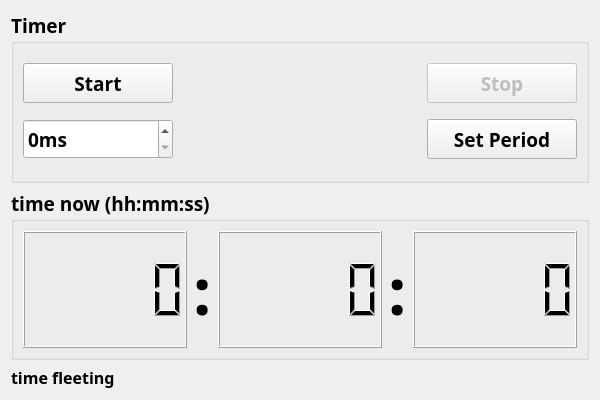
<?xml version="1.0" encoding="UTF-8"?>
<ui version="4.0">
 <class>Timer</class>
 <widget class="QWidget" name="Timer">
  <property name="geometry">
   <rect>
    <x>0</x>
    <y>0</y>
    <width>600</width>
    <height>400</height>
   </rect>
  </property>
  <property name="minimumSize">
   <size>
    <width>600</width>
    <height>400</height>
   </size>
  </property>
  <property name="maximumSize">
   <size>
    <width>600</width>
    <height>400</height>
   </size>
  </property>
  <property name="windowTitle">
   <string>Form</string>
  </property>
  <layout class="QVBoxLayout" name="verticalLayout" stretch="1,1,0">
   <item>
    <widget class="QGroupBox" name="groupBox">
     <property name="font">
      <font>
       <family>Arial Black</family>
       <pointsize>14</pointsize>
       <weight>75</weight>
       <bold>true</bold>
      </font>
     </property>
     <property name="title">
      <string>Timer</string>
     </property>
     <layout class="QGridLayout" name="gridLayout">
      <item row="0" column="1">
       <widget class="QPushButton" name="btnStart">
        <property name="minimumSize">
         <size>
          <width>150</width>
          <height>40</height>
         </size>
        </property>
        <property name="text">
         <string>Start</string>
        </property>
       </widget>
      </item>
      <item row="1" column="1">
       <widget class="QSpinBox" name="spinBox">
        <property name="minimumSize">
         <size>
          <width>0</width>
          <height>40</height>
         </size>
        </property>
        <property name="wrapping">
         <bool>false</bool>
        </property>
        <property name="frame">
         <bool>true</bool>
        </property>
        <property name="specialValueText">
         <string/>
        </property>
        <property name="accelerated">
         <bool>true</bool>
        </property>
        <property name="suffix">
         <string>ms</string>
        </property>
        <property name="minimum">
         <number>0</number>
        </property>
        <property name="maximum">
         <number>9999</number>
        </property>
        <property name="value">
         <number>0</number>
        </property>
       </widget>
      </item>
      <item row="0" column="3">
       <widget class="QPushButton" name="btnStop">
        <property name="enabled">
         <bool>false</bool>
        </property>
        <property name="minimumSize">
         <size>
          <width>150</width>
          <height>40</height>
         </size>
        </property>
        <property name="text">
         <string>Stop</string>
        </property>
       </widget>
      </item>
      <item row="1" column="3">
       <widget class="QPushButton" name="btnSetPeriod">
        <property name="minimumSize">
         <size>
          <width>0</width>
          <height>40</height>
         </size>
        </property>
        <property name="text">
         <string>Set Period</string>
        </property>
       </widget>
      </item>
      <item row="0" column="2">
       <spacer name="horizontalSpacer">
        <property name="orientation">
         <enum>Qt::Horizontal</enum>
        </property>
        <property name="sizeHint" stdset="0">
         <size>
          <width>40</width>
          <height>20</height>
         </size>
        </property>
       </spacer>
      </item>
     </layout>
    </widget>
   </item>
   <item>
    <widget class="QGroupBox" name="groupBox_2">
     <property name="font">
      <font>
       <family>Arial Black</family>
       <pointsize>14</pointsize>
       <weight>75</weight>
       <bold>true</bold>
      </font>
     </property>
     <property name="title">
      <string>time now (hh:mm:ss)</string>
     </property>
     <property name="checkable">
      <bool>false</bool>
     </property>
     <layout class="QHBoxLayout" name="horizontalLayout" stretch="1,0,1,0,1">
      <item>
       <widget class="QLCDNumber" name="LCDhour">
        <property name="smallDecimalPoint">
         <bool>false</bool>
        </property>
       </widget>
      </item>
      <item>
       <widget class="QLabel" name="label_2">
        <property name="font">
         <font>
          <pointsize>48</pointsize>
         </font>
        </property>
        <property name="text">
         <string>:</string>
        </property>
       </widget>
      </item>
      <item>
       <widget class="QLCDNumber" name="LCDminute"/>
      </item>
      <item>
       <widget class="QLabel" name="label_3">
        <property name="font">
         <font>
          <pointsize>48</pointsize>
         </font>
        </property>
        <property name="text">
         <string>:</string>
        </property>
       </widget>
      </item>
      <item>
       <widget class="QLCDNumber" name="LCDsecond"/>
      </item>
     </layout>
    </widget>
   </item>
   <item>
    <widget class="QLabel" name="label">
     <property name="font">
      <font>
       <family>Arial Black</family>
       <pointsize>12</pointsize>
       <weight>75</weight>
       <bold>true</bold>
      </font>
     </property>
     <property name="text">
      <string>time fleeting</string>
     </property>
    </widget>
   </item>
  </layout>
 </widget>
 <resources/>
 <connections/>
</ui>
